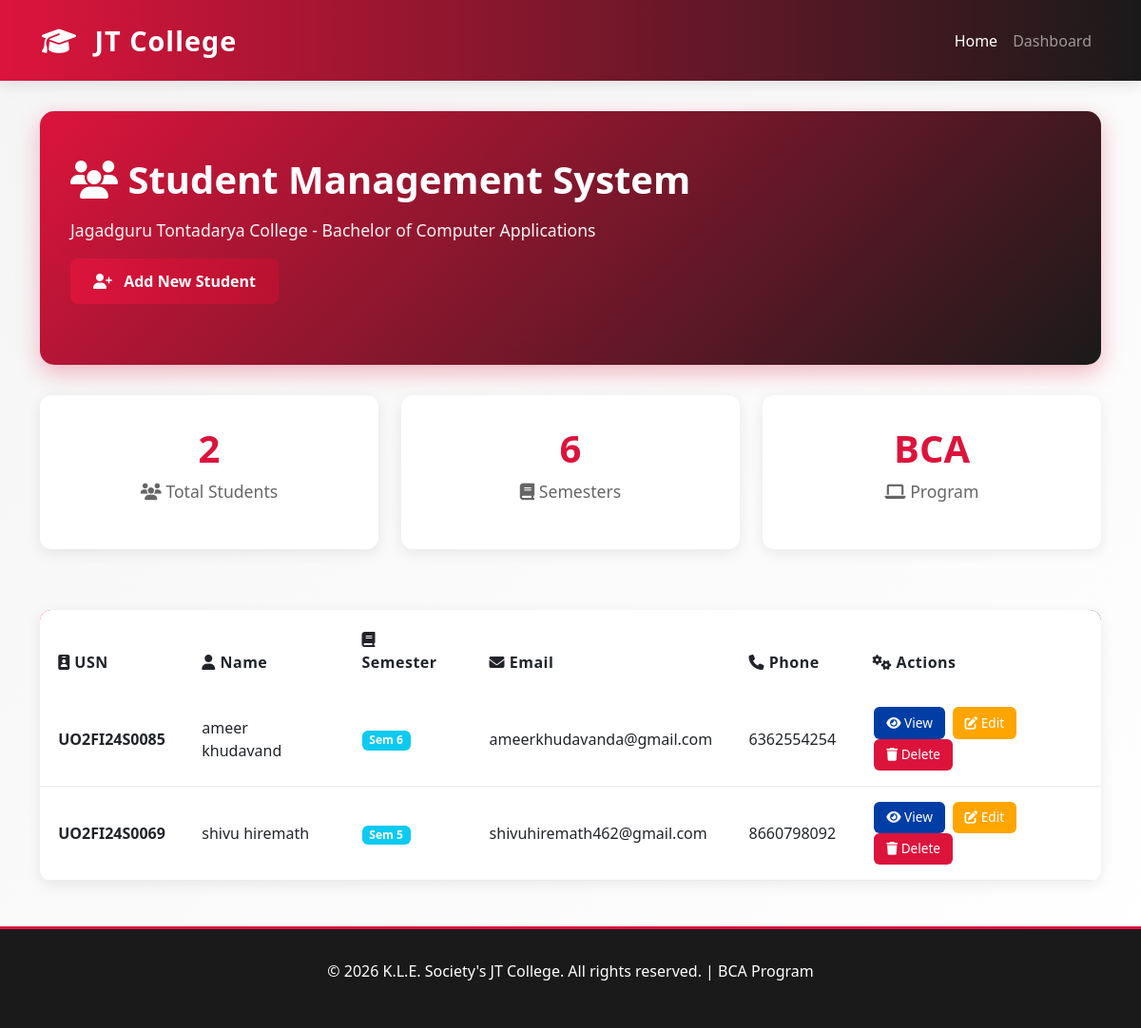
The page / on the database its author committed.
### tables this page shows
CREATE TABLE students (
            id INTEGER PRIMARY KEY AUTOINCREMENT,
            name TEXT NOT NULL,
            usn TEXT UNIQUE NOT NULL,
            semester INTEGER NOT NULL,
            email TEXT NOT NULL,
            phone TEXT NOT NULL,
            address TEXT NOT NULL,
            parent_name TEXT NOT NULL,
            parent_phone TEXT NOT NULL,
            parent_email TEXT,
            created_at TIMESTAMP DEFAULT CURRENT_TIMESTAMP
        );

### app.py (the view)
@app.route('/')
def home():
    db = get_db()
    students = db.execute('SELECT * FROM students ORDER BY created_at DESC').fetchall()
    db.close()
    total_students = len(students)
    return render_template('home.html', students=students, total_students=total_students)

### app.py (called while the page is built)
def get_db():
    db = sqlite3.connect(DATABASE)
    db.row_factory = sqlite3.Row
    return db

### templates/home.html (shortened to what this page needs)
<!DOCTYPE html>
<html lang="en">
<head>
    <link href="https://cdn.jsdelivr.net/npm/bootstrap@5.3.0/dist/css/bootstrap.min.css" rel="stylesheet">
    <link rel="stylesheet" href="https://cdnjs.cloudflare.com/ajax/libs/font-awesome/6.4.0/css/all.min.css">
</head>
<body>
    <nav class="navbar navbar-expand-lg navbar-dark">
        <div class="container-fluid">
            <a class="navbar-brand" href="/">
                <i class="fas fa-graduation-cap"></i> JT College
            </a>
            <div class="collapse navbar-collapse" id="navbarNav">
                <ul class="navbar-nav ms-auto">
                    <li class="nav-item">
                        <a class="nav-link active" href="/">Home</a>
                    </li>
                    <li class="nav-item">
                        <a class="nav-link" href="/students/dashboard/">Dashboard</a>
                    </li>
                </ul>
            </div>
        </div>
    </nav>
    <div class="container">
        <div class="hero-section">
            <h1><i class="fas fa-users"></i> Student Management System</h1>
            <p>Jagadguru Tontadarya College - Bachelor of Computer Applications</p>
            <a href="/students/add/" class="btn btn-action">
                <i class="fas fa-user-plus"></i> Add New Student
            </a>
        </div>
        <div class="row">
            <div class="col-md-4">
                <div class="stats-card">
                    <h3>{{ total_students }}</h3>
                    <p><i class="fas fa-users"></i> Total Students</p>
                </div>
            </div>
            <div class="col-md-4">
                <div class="stats-card">
                    <h3>6</h3>
                    <p><i class="fas fa-book"></i> Semesters</p>
                </div>
            </div>
            <div class="col-md-4">
                <div class="stats-card">
                    <h3>BCA</h3>
                    <p><i class="fas fa-laptop"></i> Program</p>
                </div>
            </div>
        </div>
        {% if students %}
        <div class="table-container">
            <table class="table table-hover">
                <thead>
                    <tr>
                        <th><i class="fas fa-id-badge"></i> USN</th>
                        <th><i class="fas fa-user"></i> Name</th>
                        <th><i class="fas fa-book"></i> Semester</th>
                        <th><i class="fas fa-envelope"></i> Email</th>
                        <th><i class="fas fa-phone"></i> Phone</th>
                        <th><i class="fas fa-cogs"></i> Actions</th>
                    </tr>
                </thead>
                <tbody>
                    {% for student in students %}
                    <tr>
                        <td><strong>{{ student.usn }}</strong></td>
                        <td>{{ student.name }}</td>
                        <td><span class="badge bg-info">Sem {{ student.semester }}</span></td>
                        <td>{{ student.email }}</td>
                        <td>{{ student.phone }}</td>
                        <td>
                            <a href="/students/details/{{ student.id }}/" class="btn btn-sm btn-info" title="View">
                                <i class="fas fa-eye"></i> View
                            </a>
                            <a href="/students/edit/{{ student.id }}/" class="btn btn-sm btn-warning" title="Edit">
                                <i class="fas fa-edit"></i> Edit
                            </a>
                            <a href="/students/delete/{{ student.id }}/" class="btn btn-sm btn-danger" onclick="return confirm('Are you sure?')" title="Delete">
                                <i class="fas fa-trash"></i> Delete
                            </a>
                        </td>
                    </tr>
                    {% endfor %}
                </tbody>
            </table>
        </div>
        {% endif %}
    </div>
    <div class="footer">
        <p>&copy; 2026 K.L.E. Society's JT College. All rights reserved. | BCA Program</p>
    </div>
</body>
</html>

### templates/home.html (style rules this page uses)
:root { --primary-red: #DC143C; --primary-dark: #1a1a1a; --accent-blue: #003DA5; }
body { font-family: 'Segoe UI', Tahoma, Geneva, Verdana, sans-serif; background: linear-gradient(135deg, #f5f5f5 0%, #ffffff 100%); }
.navbar { background: linear-gradient(90deg, var(--primary-red) 0%, var(--primary-dark) 100%); box-shadow: 0 4px 15px rgba(0, 0, 0, 0.1); padding: 1rem 2rem; }
.navbar-brand { font-weight: 700; font-size: 1.8rem; color: white !important; letter-spacing: 1px; }
.navbar-brand i { margin-right: 10px; }
.hero-section { background: linear-gradient(135deg, var(--primary-red) 0%, var(--primary-dark) 100%); color: white; padding: 3rem 2rem; border-radius: 15px; margin: 2rem 0; box-shadow: 0 8px 25px rgba(220, 20, 60, 0.3); }
.hero-section h1 { font-weight: 700; font-size: 2.5rem; margin-bottom: 1rem; }
.hero-section p { font-size: 1.1rem; opacity: 0.95; }
.stats-card { background: white; border-radius: 12px; padding: 2rem; text-align: center; box-shadow: 0 4px 15px rgba(0, 0, 0, 0.08); transition: transform 0.3s ease, box-shadow 0.3s ease; margin-bottom: 2rem; }
.stats-card h3 { color: var(--primary-red); font-weight: 700; font-size: 2.5rem; margin-bottom: 0.5rem; }
.stats-card p { color: #666; font-size: 1.1rem; }
.btn-action { background: linear-gradient(90deg, var(--primary-red) 0%, #b91230 100%); border: none; color: white; padding: 0.75rem 1.5rem; border-radius: 8px; font-weight: 600; transition: all 0.3s ease; margin-bottom: 1rem; }
.btn-action i { margin-right: 8px; }
.table-container { background: white; border-radius: 12px; overflow: hidden; box-shadow: 0 4px 15px rgba(0, 0, 0, 0.08); margin-top: 2rem; }
.table { margin: 0; }
.table thead { background: linear-gradient(90deg, var(--primary-red) 0%, var(--primary-dark) 100%); color: white; }
.table thead th { border: none; padding: 1.2rem; font-weight: 600; letter-spacing: 0.5px; }
.table tbody tr { border-bottom: 1px solid #e9ecef; transition: background-color 0.2s ease; }
.table tbody td { padding: 1rem 1.2rem; vertical-align: middle; }
.btn-sm { padding: 0.4rem 0.8rem; font-size: 0.85rem; border-radius: 6px; border: none; transition: all 0.2s ease; margin: 0 2px; }
.btn-info { background: var(--accent-blue); color: white; }
.btn-warning { background: #FFA500; color: white; }
.btn-danger { background: var(--primary-red); color: white; }
.footer { background: var(--primary-dark); color: white; text-align: center; padding: 2rem; margin-top: 3rem; border-top: 3px solid var(--primary-red); }

### rows shown on the page
students: usn "UO2FI24S0085", name "ameer khudavand", semester "6", email "ameerkhudavanda@gmail.com", phone "6362554254"
students: usn "UO2FI24S0069", name "shivu hiremath", semester "5", email "shivuhiremath462@gmail.com", phone "8660798092"

### other values the page prints
{{ total_students }} "2"
